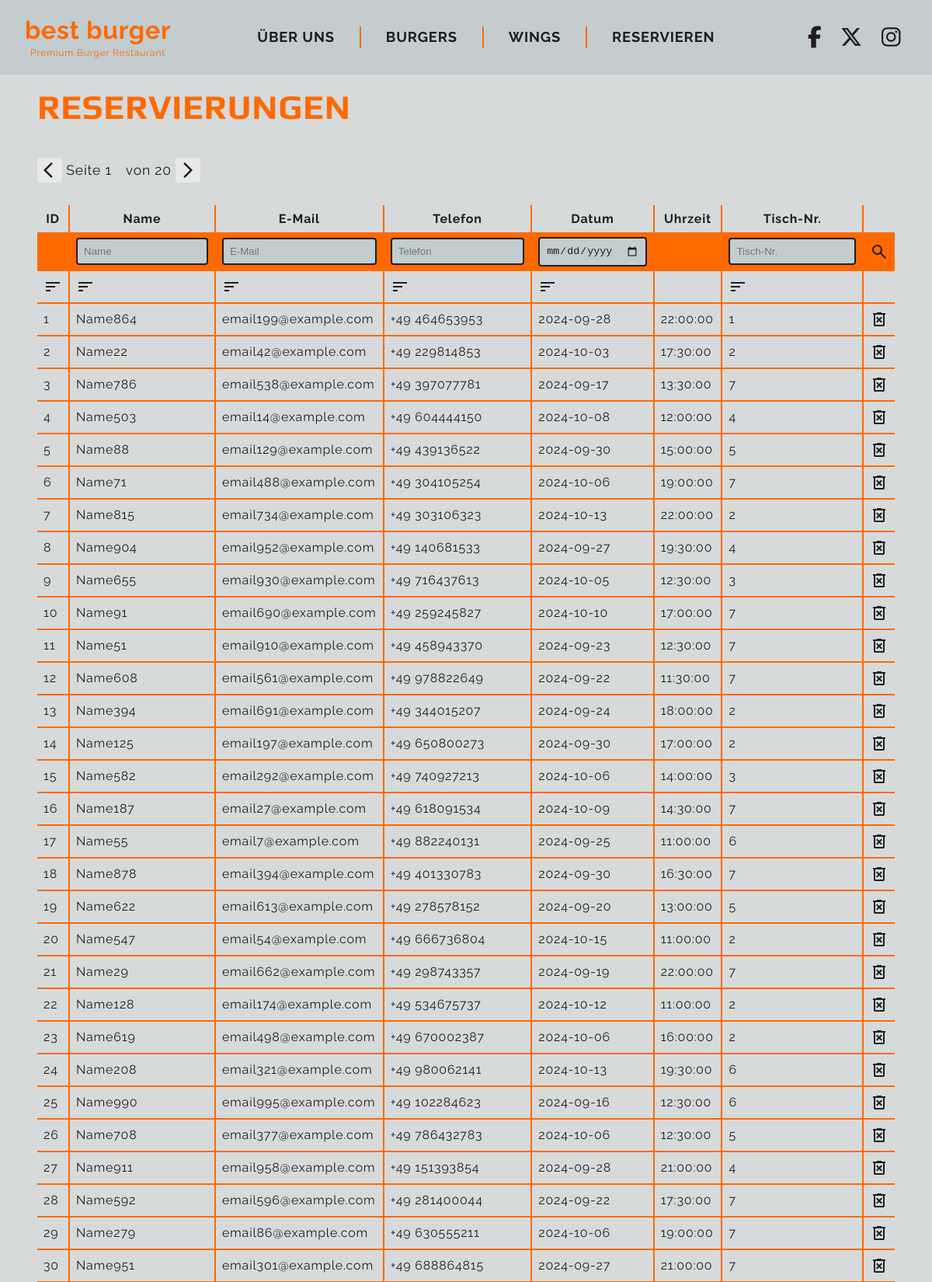
Page /view_reservations.php (upper part) on the committed database.
### tables this page shows
CREATE TABLE tbl_reservations (
    id INT AUTO_INCREMENT PRIMARY KEY,
    name VARCHAR(100) NOT NULL,
    email VARCHAR(100) NOT NULL,
    phone VARCHAR(15) NOT NULL,
    res_date DATE NOT NULL,
    res_time TIME NOT NULL,
    table_number INT NOT NULL,
    created_at TIMESTAMP DEFAULT CURRENT_TIMESTAMP
);

### view_reservations.php (the view, shortened to what this page needs)
<?php
$conn = dbConnect();
$where = "";
$params = [];
$types = "";
$anzDSeProSeite = 50;
$seite = isset($_GET["seite"]) ? intval($_GET["seite"]) : 1;
$stmt = $conn->prepare("SELECT COUNT(*) AS anzahl FROM tbl_reservations $where");
$stmt->execute();
$daten = $stmt->get_result();
$ds = $daten->fetch_object();
$anzDSe = $ds->anzahl;
$maxAnzSeiten = ceil($anzDSe / $anzDSeProSeite);
$order = "";
?>
<html lang="de">
<head>
    <link rel="stylesheet" href="css/importer.css">
    <link rel="stylesheet" href="css/reset.css">
    <link rel="stylesheet" href="css/config.css">
    <link rel="stylesheet" href="css/style.css">
    <link rel="stylesheet" href="css/common.css">
    <link rel="stylesheet" href="css/media.css">
    <link rel="stylesheet" href="css/view_reservations.css">
</head>
<body>
    <header>
        <a href="index.php" class="logo">
            <h1>best burger</h1>
            <small>Premium Burger Restaurant</small>
        </a>
        <nav>
            <ul>
                <li><a href="index.php#ueber-uns">Über Uns</a></li>
                <li><a href="index.php#burgers">Burgers</a></li>
                <li><a href="index.php#wings">Wings</a></li>
                <li><a href="index.php#reserve">Reservieren</a></li>
            </ul>
        </nav>
        <ul class="social">
            <li><a href="#" class="hvr-grow-rotate"><i class="fa-brands fa-facebook-f"></i></a></li>
            <li><a href="#" class="hvr-grow-rotate"><i class="fa-brands fa-x-twitter"></i></a></li>
            <li><a href="#" class="hvr-grow-rotate"><i class="fa-brands fa-instagram"></i></a></li>
        </ul>
    </header>
    <main>
        <section id="reservations">
            <div class="wrapper-inner">
                <h2>Reservierungen</h2>
                <form method="post">
                    <div class="pagination">
                        <a href="?seite=<?php echo max(1, $seite - 1); ?>" class="btn-change-page">
                            <svg xmlns="http://www.w3.org/2000/svg" height="24px" viewBox="0 -960 960 960" width="24px" fill="var(--col-font)">
                                <path d="M400-80 0-480l400-400 71 71-329 329 329 329-71 71Z" />
                            </svg>
                        </a>
                        Seite <input type="text" value="<?php echo htmlspecialchars($seite); ?>" name="seite" readonly> von <?php echo htmlspecialchars($maxAnzSeiten); ?>
                        <a href="?seite=<?php echo min($maxAnzSeiten, $seite + 1); ?>" class="btn-change-page">
                            <svg xmlns="http://www.w3.org/2000/svg" height="24px" viewBox="0 -960 960 960" width="24px" fill="var(--col-font)">
                                <path d="m321-80-71-71 329-329-329-329 71-71 400 400L321-80Z" />
                            </svg>
                        </a>
                    </div>
                    <table>
                        <thead>
                            <tr>
                                <th scope="col">ID</th>
                                <th scope="col">Name</th>
                                <th scope="col">E-Mail</th>
                                <th scope="col">Telefon</th>
                                <th scope="col">Datum</th>
                                <th scope="col">Uhrzeit</th>
                                <th scope="col">Tisch-Nr.</th>
                                <th></th>
                            </tr>
                            <tr>
                                <td></td>
                                <td><input type="text" name="fltrName" placeholder="Name" value="<?php echo htmlspecialchars($_POST["fltrName"] ?? ''); ?>"></td>
                                <td><input type="email" name="fltrEmail" placeholder="E-Mail" value="<?php echo htmlspecialchars($_POST["fltrEmail"] ?? ''); ?>"></td>
                                <td><input type="tel" name="fltrTel" placeholder="Telefon" value="<?php echo htmlspecialchars($_POST["fltrTel"] ?? ''); ?>"></td>
                                <td><input type="date" name="fltrDate" placeholder="Datum" value="<?php echo htmlspecialchars($_POST["fltrDate"] ?? ''); ?>"></td>
                                <td></td>
                                <td><input type="number" name="fltrTable" placeholder="Tisch-Nr." value="<?php echo htmlspecialchars($_POST["fltrTable"] ?? ''); ?>"></td>
                                <td><button type="submit" name="btnFilter" title="Filtern">
                                    </button>
                                </td>
                            </tr>
                            <tr>
                                <td>
                                    <button type="submit" title="Nach ID Sortieren" name="btnOrderID" value="<?php echo htmlspecialchars($sortorderID); ?>">
                                        <svg xmlns="http://www.w3.org/2000/svg" height="24px" viewBox="0 -960 960 960" width="24px" fill="var(--col-font)">
                                            <path d="M120-240v-80h240v80H120Zm0-200v-80h480v80H120Zm0-200v-80h720v80H120Z" />
                                        </svg>
                                    </button>
                                </td>
                                <td>
                                    <button type="submit" title="Nach Name Sortieren" name="btnOrderName" value="<?php echo htmlspecialchars($sortorderName); ?>">
                                        <svg xmlns="http://www.w3.org/2000/svg" height="24px" viewBox="0 -960 960 960" width="24px" fill="var(--col-font)">
                                            <path d="M120-240v-80h240v80H120Zm0-200v-80h480v80H120Zm0-200v-80h720v80H120Z" />
                                        </svg>
                                    </button>
                                </td>
                                <td>
                                    <button type="submit" title="Nach Emailadresse Sortieren" name="btnOrderEmail" value="<?php echo htmlspecialchars($sortorderEmail); ?>">
                                        <svg xmlns="http://www.w3.org/2000/svg" height="24px" viewBox="0 -960 960 960" width="24px" fill="var(--col-font)">
                                            <path d="M120-240v-80h240v80H120Zm0-200v-80h480v80H120Zm0-200v-80h720v80H120Z" />
                                        </svg>
                                    </button>
                                </td>
                                <td>
                                    <button type="submit" title="Nach Telefonnummer Sortieren" name="btnOrderTel" value="<?php echo htmlspecialchars($sortorderTel); ?>">
                                        <svg xmlns="http://www.w3.org/2000/svg" height="24px" viewBox="0 -960 960 960" width="24px" fill="var(--col-font)">
                                            <path d="M120-240v-80h240v80H120Zm0-200v-80h480v80H120Zm0-200v-80h720v80H120Z" />
                                        </svg>
                                    </button>
                                </td>
                                <td>
                                    <button type="submit" title="Nach Datum Sortieren" name="btnOrderDate" value="<?php echo htmlspecialchars($sortorderDate); ?>">
                                        <svg xmlns="http://www.w3.org/2000/svg" height="24px" viewBox="0 -960 960 960" width="24px" fill="var(--col-font)">
                                            <path d="M120-240v-80h240v80H120Zm0-200v-80h480v80H120Zm0-200v-80h720v80H120Z" />
                                        </svg>
                                    </button>
                                </td>
                                <td></td>
                                <td>
                                    <button type="submit" title="Nach Tischnummer Sortieren" name="btnOrderTable" value="<?php echo htmlspecialchars($sortorderTable); ?>">
                                        <svg xmlns="http://www.w3.org/2000/svg" height="24px" viewBox="0 -960 960 960" width="24px" fill="var(--col-font)">
                                            <path d="M120-240v-80h240v80H120Zm0-200v-80h480v80H120Zm0-200v-80h720v80H120Z" />
                                        </svg>
                                    </button>
                                </td>
                                <td></td>
                            </tr>
                        </thead>
                        <tbody>
                            <?php
                            $offset = ($seite - 1) * $anzDSeProSeite;
                            $stmt = $conn->prepare("SELECT * FROM tbl_reservations " . $where . " " . $order . " LIMIT ?, ?");
                            $params[] = $offset;
                            $params[] = $anzDSeProSeite;
                            $types .= "ii";
                            if (count($params) > 0) {
                                $stmt->bind_param($types, ...$params);
                            }
                            $stmt->execute();
                            $result = $stmt->get_result();
                            while ($row = $result->fetch_assoc()) {
                                echo "<tr>";
                                echo "<td>" . htmlspecialchars($row["id"]) . "</td>";
                                echo "<td>" . htmlspecialchars($row["name"]) . "</td>";
                                echo "<td>" . htmlspecialchars($row["email"]) . "</td>";
                                echo "<td>" . htmlspecialchars($row["phone"]) . "</td>";
                                echo "<td>" . htmlspecialchars($row["res_date"]) . "</td>";
                                echo "<td>" . htmlspecialchars($row["res_time"]) . "</td>";
                                echo "<td>" . htmlspecialchars($row["table_number"]) . "</td>";
                                echo '<td>
                                        <button type="submit" name="btnDel" value="' . htmlspecialchars($row["id"]) . '" onclick="return confirm(\'Möchten Sie diese Reservierung wirklich löschen?\');" title="Reservierung Löschen">
                                            <svg xmlns="http://www.w3.org/2000/svg" height="24px" viewBox="0 -960 960 960" width="24px" fill="var(--col-font)">
                                                <path d="m376-300 104-104 104 104 56-56-104-104 104-104-56-56-104 104-104-104-56 56 104 104-104 104 56 56Zm-96 180q-33 0-56.5-23.5T200-200v-520h-40v-80h200v-40h240v40h200v80h-40v520q0 33-23.5 56.5T680-120H280Zm400-600H280v520h400v-520Zm-400 0v520-520Z"/>
                                            </svg>
                                        </button>
                                    </td>';
                                echo "</tr>";
                            }
                            ?>
                        </tbody>
                    </table>
                </form>
            </div>
        </section>
    </main>
</body>
</html>

### css/config.css (style rules this page uses)
:root { --col-font: #1e1e1e; --col-font-inverted: #e9e9e9; --col-main: #ff6900; --col-bg: #c3cccf; --col-section: #d6dadb; --col-buttons: #613b00; --col-buttons-hover: #ff852d; --col-shadow: rgba(0, 0, 0, 0.2); --font-std: 'Raleway', Arial, sans-serif; --font-headlines: 'Play', 'Times New Roman', sans-serif; --font-logo: Oswald, 'Times New Roman', sans-serif; }

### css/style.css (style rules this page uses)
html { scroll-behavior: smooth; }
body { font-family: var(--font-std); font-size: 1.1rem; letter-spacing: 0.05rem; line-height: 1.5; color: var(--col-font); background-color: var(--col-bg); }
section { padding-block: 3rem; }
.wrapper-inner { max-width: 80rem; margin: auto; }
h2 { font-family: var(--font-headlines); color: var(--col-main); line-height: 1.2; text-transform: uppercase; margin: 1rem; font-size: 3rem; font-weight: bold; }
header { display: flex; justify-content: space-between; align-items: center; background-color: var(--col-bg); padding-inline: 2rem; width: 100%; height: 6rem; position: absolute; z-index: 999; left: 0; top: 0; transition: transform 0.3s ease; }
a.logo { display: flex; justify-content: center; align-items: center; flex-direction: column; color: var(--col-main); text-wrap: nowrap; }
a.logo h1 { font-size: 2rem; font-weight: bold; }
a.logo small { font-size: 0.75rem; font-weight: normal; transform: translateY(-0.25rem); }
nav ul { text-wrap: nowrap; display: flex; }
nav li { border-right: 2px solid var(--col-main); padding: 0 1rem; }
nav li:last-of-type { border-right: none; }
nav a { font-size: 1.15rem; font-weight: bold; padding: 0.5rem 1rem; color: var(--col-font); text-decoration: none; text-transform: uppercase; transition: color ease .5s; }
nav ul li:nth-of-type(1) { padding-left: 0; }
nav ul li:nth-of-type(1) a { padding-left: 0; }
nav ul li:nth-of-type(4) { padding-right: 0; }
nav ul li:nth-of-type(4) a { padding-right: 0; }
ul.social { display: flex; gap: 0.5rem; }
ul.social a { font-size: 1.75rem; padding: 0.5rem; color: var(--col-font); }
main section:first-of-type { background-color: var(--col-section); padding-top: 6rem; padding-bottom: 0; }
main section:first-of-type div.wrapper-inner { text-wrap: balance; display: grid; grid-template-columns: 40% 1fr; grid-template-rows: max-content; background-image: url(../media/burger-bg.png); background-size: auto 30rem; background-position: right; background-repeat: no-repeat; }
main section:first-of-type div.wrapper-inner h2 { font-size: 2.75rem; margin: 0; }

### css/common.css (style rules this page uses)
.hvr-grow-rotate { display: inline-block; vertical-align: middle; -webkit-transform: perspective(1px) translateZ(0); transform: perspective(1px) translateZ(0); -webkit-transition-duration: 0.3s; transition-duration: 0.3s; -webkit-transition-property: transform; transition-property: transform; }

### css/media.css (style rules this page uses)
@media screen and (max-width:80rem) { section { padding-inline: 3rem; } }

### css/view_reservations.css (style rules this page uses)
#reservations div.wrapper-inner { display: block; background-image: none; }
#reservations div.wrapper-inner h2 { margin-block: 1rem; border-radius: 0.5rem; }
main form { margin-top: 2rem; }
th, td { padding: 0.5rem; border-right: 2px solid var(--col-main); }
tr { border-bottom: 2px solid var(--col-main); }
thead tr:nth-of-type(2) { background-color: var(--col-main); }
thead tr:nth-of-type(2) td { padding-block: 0.25rem; }
td:last-of-type, th:last-of-type { border-right: none; }
button[type="submit"] { background: none; border: none; cursor: pointer; }
.btn-change-page { display: inline-block; width: 2rem; height: 2rem; padding: .25rem; border-radius: 0.25rem; background-color: var(--col-font-inverted); top: 0.4rem; }
.btn-change-page svg { fill: var(--col-font); }
.btn-change-page:first-of-type svg { left: 0.25rem; }
.pagination { margin-block: 2rem; }
input[readonly] { color: var(--col-font); font-family: var(--font-std); font-size: inherit; border: none; background: none; max-width: 2ch; min-width: 0px; }
thead tr:nth-of-type(2) td input { color: var(--col-font); background-color: var(--col-bg); border: 2px solid var(--col-font); outline: none; border-radius: 0.25rem; padding: 0.5rem; width: 100%; }
button[name="btnOrderDate"] svg { position: relative; }

### rows in the picture
tbl_reservations: id "1", name "Name864", email "email199@example.com", phone "+49 464653953", res_date "2024-09-28", res_time "22:00:00", table_number "1"
tbl_reservations: id "2", name "Name22", email "email42@example.com", phone "+49 229814853", res_date "2024-10-03", res_time "17:30:00", table_number "2"
tbl_reservations: id "3", name "Name786", email "email538@example.com", phone "+49 397077781", res_date "2024-09-17", res_time "13:30:00", table_number "7"
tbl_reservations: id "4", name "Name503", email "email14@example.com", phone "+49 604444150", res_date "2024-10-08", res_time "12:00:00", table_number "4"
tbl_reservations: id "5", name "Name88", email "email129@example.com", phone "+49 439136522", res_date "2024-09-30", res_time "15:00:00", table_number "5"
tbl_reservations: id "6", name "Name71", email "email488@example.com", phone "+49 304105254", res_date "2024-10-06", res_time "19:00:00", table_number "7"
tbl_reservations: id "7", name "Name815", email "email734@example.com", phone "+49 303106323", res_date "2024-10-13", res_time "22:00:00", table_number "2"
tbl_reservations: id "8", name "Name904", email "email952@example.com", phone "+49 140681533", res_date "2024-09-27", res_time "19:30:00", table_number "4"
tbl_reservations: id "9", name "Name655", email "email930@example.com", phone "+49 716437613", res_date "2024-10-05", res_time "12:30:00", table_number "3"
tbl_reservations: id "10", name "Name91", email "email690@example.com", phone "+49 259245827", res_date "2024-10-10", res_time "17:00:00", table_number "7"
tbl_reservations: id "11", name "Name51", email "email910@example.com", phone "+49 458943370", res_date "2024-09-23", res_time "12:30:00", table_number "7"
tbl_reservations: id "12", name "Name608", email "email561@example.com", phone "+49 978822649", res_date "2024-09-22", res_time "11:30:00", table_number "7"
tbl_reservations: id "13", name "Name394", email "email691@example.com", phone "+49 344015207", res_date "2024-09-24", res_time "18:00:00", table_number "2"
tbl_reservations: id "14", name "Name125", email "email197@example.com", phone "+49 650800273", res_date "2024-09-30", res_time "17:00:00", table_number "2"
tbl_reservations: id "15", name "Name582", email "email292@example.com", phone "+49 740927213", res_date "2024-10-06", res_time "14:00:00", table_number "3"
tbl_reservations: id "16", name "Name187", email "email27@example.com", phone "+49 618091534", res_date "2024-10-09", res_time "14:30:00", table_number "7"
tbl_reservations: id "17", name "Name55", email "email7@example.com", phone "+49 882240131", res_date "2024-09-25", res_time "11:00:00", table_number "6"
tbl_reservations: id "18", name "Name878", email "email394@example.com", phone "+49 401330783", res_date "2024-09-30", res_time "16:30:00", table_number "7"
tbl_reservations: id "19", name "Name622", email "email613@example.com", phone "+49 278578152", res_date "2024-09-20", res_time "13:00:00", table_number "5"
tbl_reservations: id "20", name "Name547", email "email54@example.com", phone "+49 666736804", res_date "2024-10-15", res_time "11:00:00", table_number "2"
tbl_reservations: id "21", name "Name29", email "email662@example.com", phone "+49 298743357", res_date "2024-09-19", res_time "22:00:00", table_number "7"
tbl_reservations: id "22", name "Name128", email "email174@example.com", phone "+49 534675737", res_date "2024-10-12", res_time "11:00:00", table_number "2"
tbl_reservations: id "23", name "Name619", email "email498@example.com", phone "+49 670002387", res_date "2024-10-06", res_time "16:00:00", table_number "2"
tbl_reservations: id "24", name "Name208", email "email321@example.com", phone "+49 980062141", res_date "2024-10-13", res_time "19:30:00", table_number "6"
tbl_reservations: id "25", name "Name990", email "email995@example.com", phone "+49 102284623", res_date "2024-09-16", res_time "12:30:00", table_number "6"
tbl_reservations: id "26", name "Name708", email "email377@example.com", phone "+49 786432783", res_date "2024-10-06", res_time "12:30:00", table_number "5"
tbl_reservations: id "27", name "Name911", email "email958@example.com", phone "+49 151393854", res_date "2024-09-28", res_time "21:00:00", table_number "4"
tbl_reservations: id "28", name "Name592", email "email596@example.com", phone "+49 281400044", res_date "2024-09-22", res_time "17:30:00", table_number "7"
tbl_reservations: id "29", name "Name279", email "email86@example.com", phone "+49 630555211", res_date "2024-10-06", res_time "19:00:00", table_number "7"
tbl_reservations: id "30", name "Name951", email "email301@example.com", phone "+49 688864815", res_date "2024-09-27", res_time "21:00:00", table_number "7"

### other values in the picture
$maxAnzSeiten "20"
